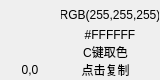
<?xml version="1.0" encoding="UTF-8"?>
<ui version="4.0">
 <class>MainWindow</class>
 <widget class="QMainWindow" name="MainWindow">
  <property name="geometry">
   <rect>
    <x>0</x>
    <y>0</y>
    <width>160</width>
    <height>80</height>
   </rect>
  </property>
  <property name="windowTitle">
   <string>MainWindow</string>
  </property>
  <property name="windowIcon">
   <iconset resource="res.qrc">
    <normaloff>:/icon.png</normaloff>:/icon.png</iconset>
  </property>
  <widget class="QWidget" name="centralWidget">
   <widget class="QLabel" name="labelColor">
    <property name="geometry">
     <rect>
      <x>5</x>
      <y>5</y>
      <width>50</width>
      <height>50</height>
     </rect>
    </property>
    <property name="autoFillBackground">
     <bool>true</bool>
    </property>
    <property name="text">
     <string/>
    </property>
   </widget>
   <widget class="QPushButton" name="pushButtonRGB">
    <property name="geometry">
     <rect>
      <x>60</x>
      <y>5</y>
      <width>100</width>
      <height>20</height>
     </rect>
    </property>
    <property name="text">
     <string>RGB(255,255,255)</string>
    </property>
    <property name="flat">
     <bool>true</bool>
    </property>
   </widget>
   <widget class="QPushButton" name="pushButtonHex">
    <property name="geometry">
     <rect>
      <x>60</x>
      <y>25</y>
      <width>100</width>
      <height>20</height>
     </rect>
    </property>
    <property name="text">
     <string>#FFFFFF</string>
    </property>
    <property name="flat">
     <bool>true</bool>
    </property>
   </widget>
   <widget class="QLabel" name="labelPos">
    <property name="geometry">
     <rect>
      <x>5</x>
      <y>60</y>
      <width>50</width>
      <height>20</height>
     </rect>
    </property>
    <property name="text">
     <string>0,0</string>
    </property>
    <property name="alignment">
     <set>Qt::AlignCenter</set>
    </property>
   </widget>
   <widget class="QLabel" name="label">
    <property name="geometry">
     <rect>
      <x>60</x>
      <y>45</y>
      <width>91</width>
      <height>31</height>
     </rect>
    </property>
    <property name="text">
     <string>C键取色
点击复制</string>
    </property>
    <property name="alignment">
     <set>Qt::AlignCenter</set>
    </property>
   </widget>
  </widget>
 </widget>
 <layoutdefault spacing="6" margin="11"/>
 <resources>
  <include location="res.qrc"/>
 </resources>
 <connections/>
</ui>
